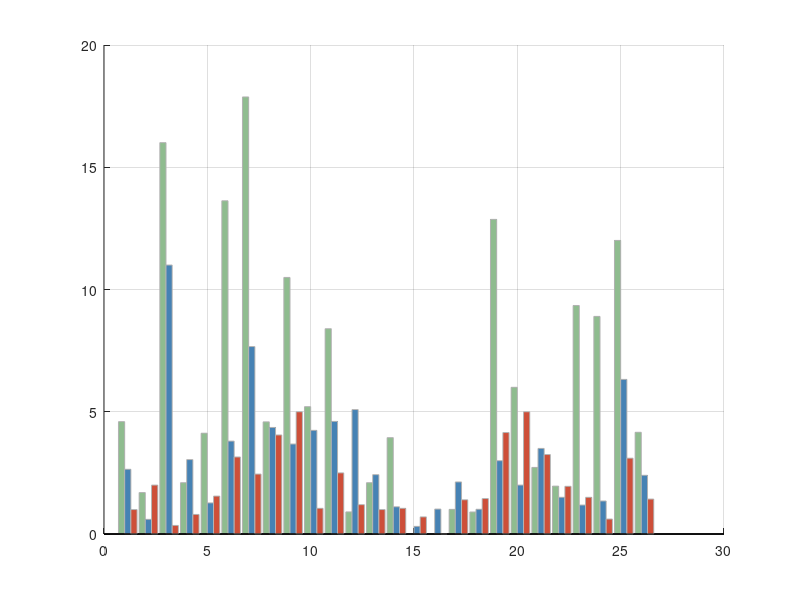

The MATLAB script that drew this image: (Note: this script raises an error after producing the figure.)
%% 方位角误差对比柱状图
% 数据
data_azimuth = [
1	2.6467	4.5977
2	0.5995	1.6964
0.35	11	16.0076
0.8	3.0441	2.0998
1.55	1.2725	4.1223
3.15	3.7984	13.6294
2.45	7.6674	17.8758
4.05	4.358	4.5873
5	3.6801	10.4938
1.05	4.2394	5.2098
2.5	4.6042	8.3975
1.2	5.0895	0.9044
1	2.4275	2.0998
1.05	1.1146	3.942
0.7	0.3117	0.0076
0	1.0193	0.0076
1.4	2.1293	1.0075
1.45	1.0112	0.9002
4.15	3	12.8676
5	2	6
3.25	3.5	2.7237
1.95	1.5013	1.9581
1.5	1.1844	9.3461
0.6116	1.35	8.9002
3.1	6.3231	12.0074
1.4286	2.4005	4.1601
];

% 提取误差数据
method_our = data_azimuth(:,1);     
method_tdoa_improved = data_azimuth(:,2); 
method_tdoa_original = data_azimuth(:,3); 

% 横坐标：数据点编号
x = 1:26;

% 设置柱状图的高度为零的值
method_our(method_our == 0) = NaN;
method_tdoa_improved(method_tdoa_improved == 0) = NaN;
method_tdoa_original(method_tdoa_original == 0) = NaN;

% 绘制柱状图
figure;
hold on;
bar(x - 0.15, method_tdoa_original, 'FaceColor', [143/255, 188/255, 143/255], 'EdgeColor', [0.7, 0.7, 0.7], 'BarWidth', 0.3);  % 设置更粗的柱子
bar(x + 0.15, method_tdoa_improved, 'FaceColor', [70/255, 130/255, 180/255], 'EdgeColor', [0.7, 0.7, 0.7], 'BarWidth', 0.3);  % 设置更粗的柱子
bar(x + 0.45, method_our, 'FaceColor', [205/255, 79/255, 57/255], 'EdgeColor', [0.7, 0.7, 0.7], 'BarWidth', 0.3);  % 设置更粗的柱子
hold off;

% 添加网格
grid on;
ax = gca;
ax.GridLineStyle = '--'; % 设置网格线为虚线

% 轴标签
xlabel('Data(1-26)', 'FontName', 'Times New Roman', 'FontSize', 12);
ylabel('Degree(°)', 'FontName', 'Times New Roman', 'FontSize', 12);

% 标题
title('MAE', 'FontName', 'Times New Roman', 'FontSize', 12);

% 设置横坐标刻度
xticks(1:26);

% 调整纵坐标的刻度线长度
ax.XAxis.TickLength = [0.004, 0.004];  % 横坐标刻度线长度
ax.YAxis.TickLength = [0.004, 0.004];  % 纵坐标刻度线长度

% 设置纵坐标范围为0到25，步长为5
ylim([0 25]);
yticks(0:5:25);

% 图例
legend('TDOA', 'Improved TDOA', 'Now', 'FontName', 'Times New Roman', 'FontSize', 12);

% 调整图像大小，减少两边空白
set(gcf, 'Position', [100, 100, 1500, 600]);  % 减少宽度以减少空白
set(gca, 'LooseInset', get(gca, 'TightInset')); % 去除空白区域

% 保存为高质量图片
saveas(gcf, 'MAE.png');  
%print(gcf, 'azimuth_angle_error_comparison_bar.pdf', '-dpdf', '-r300', '-bestfit');  % 使用 -bestfit 选项

